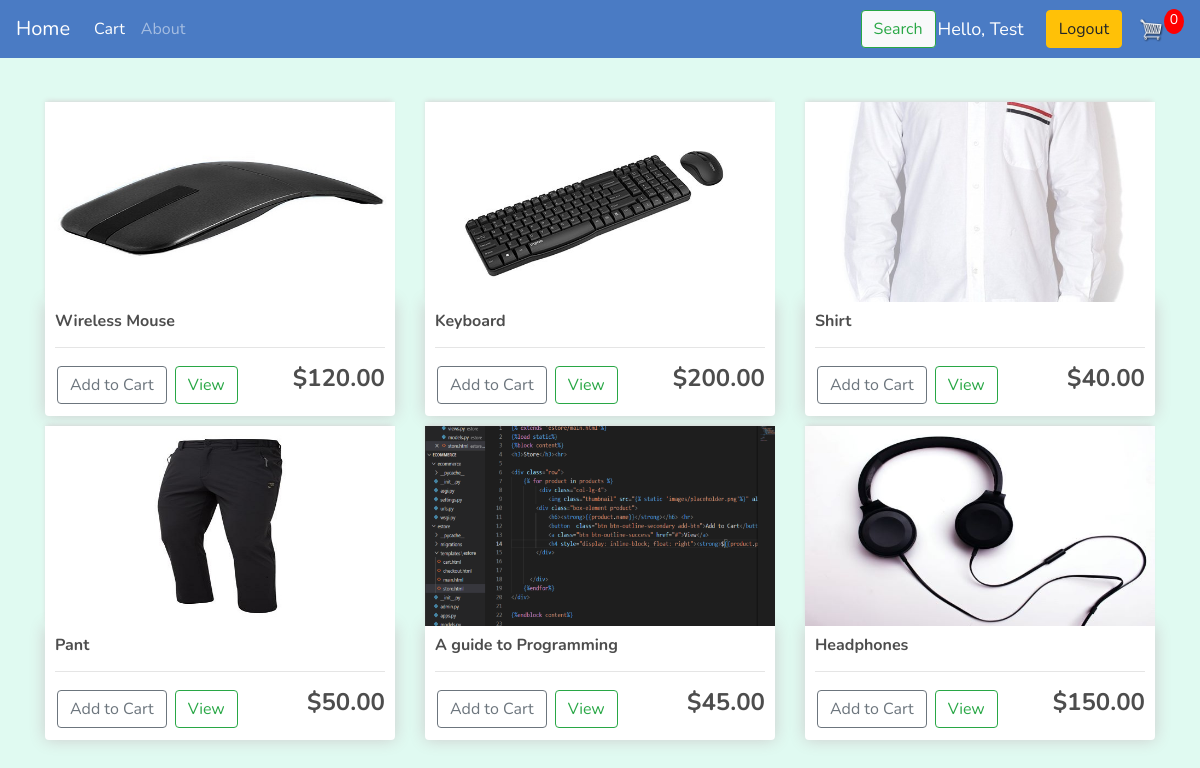
The page / (signed in) on the database its author committed.
### estore/models.py (models this page shows, shortened)
class Product(models.Model):
    name = models.CharField(max_length=200, null=True)
    price = models.DecimalField(max_digits=7, decimal_places=2)
    digital = models.BooleanField(default=False, null=True, blank=False)
    image = models.ImageField(null=True, blank=True)
    @property
    def imageURL(self):
        try:
            url = self.image.url
        except:
            url = ''
        return url

### estore/views.py (the view)
# urls.py: path('', views.store, name="store"),
def store(request):
   data = cartData(request)
   cartItems = data['cartItems']
   products = Product.objects.all()
   myFilter = ProductFilter(request.GET, queryset=products)
   products = myFilter.qs
   context = {'products':products, 'cartItems':cartItems, 'myFilter':myFilter}
   return render(request, 'estore/store.html', context)

### estore/models.py (called while the page is built)
    @property
    def cart_items(self):
        orderitems = self.orderitem_set.all()
        total = sum([item.quantity for item in orderitems])
        return total

### estore/utils.py (called while the page is built)
def cartData(request):
    if request.user.is_authenticated:
        customer = request.user.customer
        order, created = Order.objects.get_or_create(
            customer=customer, complete=False)
        items = order.orderitem_set.all()
        cartItems = order.cart_items
    else:
        cookieData = cookieCart(request)
        cartItems = cookieData['cartItems']
        order = cookieData['order']
        items = cookieData['items']
    return{'cartItems': cartItems, 'order': order, 'items': items}

### estore/templates/estore/store.html (shortened to what this page needs)
{% extends 'estore/main.html'%}
{%load static%}
{%block content%}
<div class="row">
            </div>
<div class="row">
    {% for product in products %}
         <div class="col-lg-4">
            <img class="thumbnail" src="{{product.imageURL}}" alt="product image">
        <div class="box-element product">
            <h6><strong>{{product.name}}</strong></h6> <hr>
            <button data-product="{{product.id}}" data-action="add" class="btn btn-outline-secondary add-btn update-cart">Add to Cart</button>
            <a class="btn btn-outline-success" href="#">View</a>
            <h4 style="display: inline-block; float: right"><strong>${{product.price|floatformat:2}}</strong></h4>
        </div>
      </div>
    {%endfor%}
</div>
{%endblock content%}

### estore/templates/estore/main.html (shortened to what this page needs)
<!DOCTYPE html>
{%load static %}
<html>
<head>
    <link rel="stylesheet" href="https://stackpath.bootstrapcdn.com/bootstrap/4.4.1/css/bootstrap.min.css">
    <link rel="stylesheet" type="text/css" href="{%static 'css/main.css'%}">
   </head>
    <body>
        <nav class="navbar navbar-expand-lg navbar-dark bg-dark">
          <a class="navbar-brand" href="{% url 'store' %}">Home</a>
          <div class="collapse navbar-collapse" id="navbarSupportedContent">
            <ul class="navbar-nav mr-auto">
              <li class="nav-item active">
                <a class="nav-link" href="{% url 'cart' %}">Cart<span class="sr-only">(current)</span></a>
              </li>
            <li class="nav-item">
                <a class="nav-link" href="{% url 'about'%}">About</a>
              </li>
              </ul>
              <button id="searchbutton" class="btn btn-outline-success my-2 my-sm-0 bg-light" type="submit" onclick="showSearchForm()">Search</button>
            <div class="form-inline my-2 my-lg-0">
            {% if request.user.is_authenticated%}
            <span class="abc">Hello, {{request.user|title}}</span>
            <a href="{% url 'logout'%}"class="btn btn-warning">Logout</a>
            {%else%}
            <a href="{% url 'login'%}"class="btn btn-warning">Login</a>
            {%endif%}
            <a href="{% url 'cart' %}">
            <img  id="cart-icon" src="{% static 'images/cart.png' %}">
            </a>
            <p id="cart-total">{{cartItems}}</p>
              </div>
          </div>
        </nav>
        <div class="container">
        <br>
            {% block content%}
            {% endblock content%}
        </div>
  </body>
</html>

### static/css/main.css (style rules this page uses)
body { background-color:#dffaf1f3; font-family: 'Nunito', sans-serif; }
h1,h2,h3,h4,h5,h6 { color:hsl(0, 0%, 30%); }
.box-element { box-shadow:hsl(0, 0%, 80%) 0 0 16px; background-color: #fff; border-radius: 4px; padding: 10px; }
.thumbnail { width: 100%; height: 200px; -webkit-box-shadow: -1px -3px 5px -2px rgba(214,214,214,1); -moz-box-shadow: -1px -3px 5px -2px rgba(214,214,214,1); box-shadow: -1px -3px 5px -2px rgba(214,214,214,1); }
.product { border-radius: 0 0 4px 4px; }
.bg-dark { background-color:#4a7bc4!important; }
#cart-icon { width:25px; display: inline-block; margin-left: 15px; }
#cart-total { display: block; text-align: center; color:#fff; background-color: red; width: 20px; height: 25px; border-radius: 50%; font-size: 14px; }
.col-lg-4, .col-lg-6, .col-lg-8, .col-lg-12 { margin-top: 10px; }
.btn { border-radius: 3; margin: 2px; }

### estore/templates/estore/main.html (style rules this page uses)
.abc { font-size: 18px; color: #fff; margin-right: 20px; }

### rows shown on the page
Product: imageURL (picture), name "Wireless Mouse", price "120.00"
Product: imageURL (picture), name "Keyboard", price "200.00"
Product: imageURL (picture), name "Shirt", price "40.00"
Product: imageURL (picture), name "Pant", price "50.00"
Product: imageURL (picture), name "A guide to Programming", price "45.00"
Product: imageURL (picture), name "Headphones", price "150.00"

### other values the page prints
{{ request.user|title }} "Test"
{{ cartItems }} "0"
